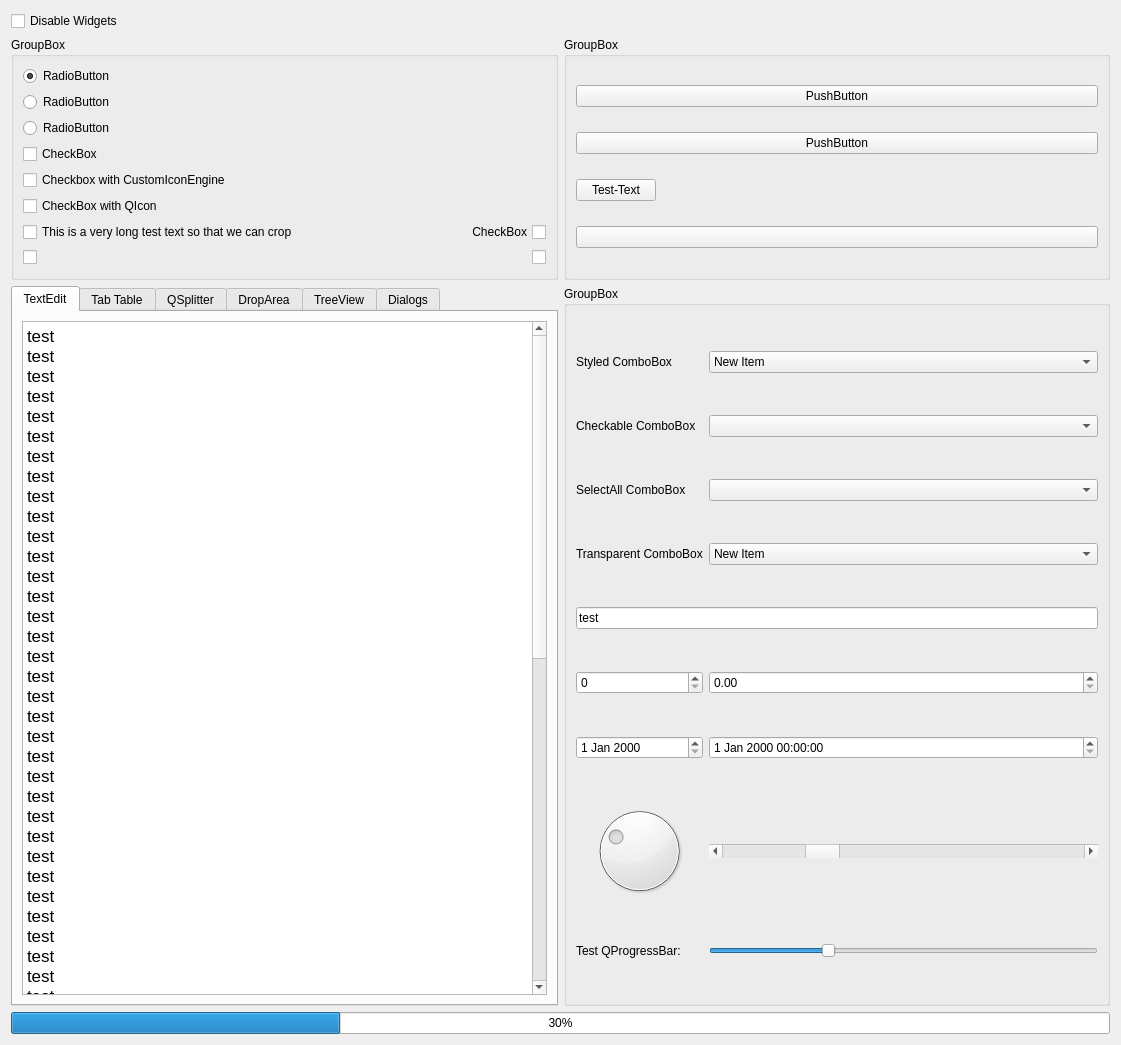
<?xml version="1.0" encoding="UTF-8"?>
<ui version="4.0">
 <class>test_widget</class>
 <widget class="QWidget" name="test_widget">
  <property name="geometry">
   <rect>
    <x>0</x>
    <y>0</y>
    <width>1121</width>
    <height>1045</height>
   </rect>
  </property>
  <property name="windowTitle">
   <string>Form</string>
  </property>
  <layout class="QGridLayout" name="gridLayout_2">
   <item row="4" column="1">
    <widget class="QGroupBox" name="groupBox_3">
     <property name="title">
      <string>GroupBox</string>
     </property>
     <property name="checkable">
      <bool>false</bool>
     </property>
     <layout class="QGridLayout" name="gridLayout">
      <item row="6" column="0" colspan="2">
       <widget class="QLineEdit" name="lineEdit">
        <property name="text">
         <string>test</string>
        </property>
        <property name="echoMode">
         <enum>QLineEdit::EchoMode::Normal</enum>
        </property>
       </widget>
      </item>
      <item row="1" column="1">
       <widget class="TestComboBox" name="checkable_combobox"/>
      </item>
      <item row="0" column="1">
       <widget class="StyledComboBox" name="styled_combobox">
        <item>
         <property name="text">
          <string>New Item</string>
         </property>
        </item>
        <item>
         <property name="text">
          <string>New Item 2</string>
         </property>
        </item>
        <item>
         <property name="text">
          <string>New Item 3</string>
         </property>
        </item>
       </widget>
      </item>
      <item row="1" column="0">
       <widget class="QLabel" name="label_4">
        <property name="text">
         <string>Checkable ComboBox</string>
        </property>
       </widget>
      </item>
      <item row="18" column="1">
       <widget class="QSlider" name="horizontalSlider">
        <property name="maximum">
         <number>100</number>
        </property>
        <property name="value">
         <number>30</number>
        </property>
        <property name="orientation">
         <enum>Qt::Orientation::Horizontal</enum>
        </property>
       </widget>
      </item>
      <item row="2" column="0">
       <widget class="QLabel" name="label_5">
        <property name="text">
         <string>SelectAll ComboBox</string>
        </property>
       </widget>
      </item>
      <item row="0" column="0">
       <widget class="QLabel" name="label">
        <property name="text">
         <string>Styled ComboBox</string>
        </property>
       </widget>
      </item>
      <item row="3" column="1">
       <widget class="StyledComboBox" name="transparent_combobox">
        <item>
         <property name="text">
          <string>New Item</string>
         </property>
        </item>
        <item>
         <property name="text">
          <string>New Item 2</string>
         </property>
        </item>
        <item>
         <property name="text">
          <string>New Item 3</string>
         </property>
        </item>
       </widget>
      </item>
      <item row="18" column="0">
       <widget class="QLabel" name="label_3">
        <property name="text">
         <string>Test QProgressBar:</string>
        </property>
       </widget>
      </item>
      <item row="17" column="0">
       <widget class="QDial" name="dial">
        <property name="value">
         <number>30</number>
        </property>
       </widget>
      </item>
      <item row="17" column="1">
       <widget class="QScrollBar" name="horizontalScrollBar">
        <property name="value">
         <number>25</number>
        </property>
        <property name="orientation">
         <enum>Qt::Orientation::Horizontal</enum>
        </property>
       </widget>
      </item>
      <item row="9" column="0">
       <widget class="QSpinBox" name="spinBox"/>
      </item>
      <item row="3" column="0">
       <widget class="QLabel" name="label_2">
        <property name="text">
         <string>Transparent ComboBox</string>
        </property>
       </widget>
      </item>
      <item row="2" column="1">
       <widget class="SelectAllTestComboBox" name="comboBox"/>
      </item>
      <item row="14" column="0">
       <widget class="QDateEdit" name="dateEdit"/>
      </item>
      <item row="9" column="1">
       <widget class="QDoubleSpinBox" name="doubleSpinBox"/>
      </item>
      <item row="14" column="1">
       <widget class="QDateTimeEdit" name="dateTimeEdit"/>
      </item>
     </layout>
    </widget>
   </item>
   <item row="1" column="0">
    <layout class="QHBoxLayout" name="horizontalLayout">
     <item>
      <widget class="QCheckBox" name="disable_widgets">
       <property name="font">
        <font>
         <family>Segoe UI</family>
        </font>
       </property>
       <property name="text">
        <string>Disable Widgets</string>
       </property>
       <property name="checked">
        <bool>false</bool>
       </property>
      </widget>
     </item>
     <item>
      <spacer name="horizontalSpacer">
       <property name="orientation">
        <enum>Qt::Orientation::Horizontal</enum>
       </property>
       <property name="sizeHint" stdset="0">
        <size>
         <width>40</width>
         <height>20</height>
        </size>
       </property>
      </spacer>
     </item>
    </layout>
   </item>
   <item row="6" column="0" colspan="2">
    <widget class="QProgressBar" name="progressBar">
     <property name="value">
      <number>30</number>
     </property>
    </widget>
   </item>
   <item row="4" column="0">
    <widget class="QTabWidget" name="tabWidget">
     <property name="acceptDrops">
      <bool>true</bool>
     </property>
     <property name="autoFillBackground">
      <bool>false</bool>
     </property>
     <property name="currentIndex">
      <number>0</number>
     </property>
     <widget class="QWidget" name="tab">
      <attribute name="title">
       <string>TextEdit</string>
      </attribute>
      <layout class="QVBoxLayout" name="verticalLayout">
       <item>
        <widget class="QTextEdit" name="textEdit">
         <property name="html">
          <string>&lt;!DOCTYPE HTML PUBLIC &quot;-//W3C//DTD HTML 4.0//EN&quot; &quot;http://www.w3.org/TR/REC-html40/strict.dtd&quot;&gt;
&lt;html&gt;&lt;head&gt;&lt;meta name=&quot;qrichtext&quot; content=&quot;1&quot; /&gt;&lt;meta charset=&quot;utf-8&quot; /&gt;&lt;style type=&quot;text/css&quot;&gt;
p, li { white-space: pre-wrap; }
hr { height: 1px; border-width: 0; }
li.unchecked::marker { content: &quot;\2610&quot;; }
li.checked::marker { content: &quot;\2612&quot;; }
&lt;/style&gt;&lt;/head&gt;&lt;body style=&quot; font-family:'Segoe UI'; font-size:9pt; font-weight:400; font-style:normal;&quot;&gt;
&lt;p style=&quot; margin-top:0px; margin-bottom:0px; margin-left:0px; margin-right:0px; -qt-block-indent:0; text-indent:0px;&quot;&gt;&lt;span style=&quot; font-family:'.SF NS Text'; font-size:13pt;&quot;&gt;test&lt;br /&gt;test&lt;br /&gt;test&lt;br /&gt;test&lt;br /&gt;test&lt;br /&gt;test&lt;br /&gt;test&lt;br /&gt;test&lt;br /&gt;test&lt;br /&gt;test&lt;br /&gt;test&lt;br /&gt;test&lt;br /&gt;test&lt;br /&gt;test&lt;br /&gt;test&lt;br /&gt;test&lt;br /&gt;test&lt;br /&gt;test&lt;br /&gt;test&lt;br /&gt;test&lt;br /&gt;test&lt;br /&gt;test&lt;br /&gt;test&lt;br /&gt;test&lt;br /&gt;test&lt;br /&gt;test&lt;br /&gt;test&lt;br /&gt;test&lt;br /&gt;test&lt;br /&gt;test&lt;br /&gt;test&lt;br /&gt;test&lt;br /&gt;test&lt;br /&gt;test&lt;br /&gt;test&lt;br /&gt;test&lt;br /&gt;test&lt;br /&gt;test&lt;br /&gt;test&lt;br /&gt;test&lt;br /&gt;test&lt;br /&gt;test&lt;br /&gt;test&lt;br /&gt;test&lt;br /&gt;test&lt;br /&gt;test&lt;br /&gt;test&lt;br /&gt;test&lt;br /&gt;test&lt;br /&gt;test&lt;br /&gt;test&lt;br /&gt;test&lt;br /&gt;test&lt;br /&gt;test&lt;br /&gt;test&lt;br /&gt;test&lt;br /&gt;test&lt;br /&gt;test&lt;br /&gt;test&lt;br /&gt;test&lt;br /&gt;test&lt;br /&gt;test&lt;br /&gt;test&lt;br /&gt;test&lt;br /&gt;test&lt;br /&gt;test&lt;br /&gt;&lt;/span&gt;&lt;/p&gt;&lt;/body&gt;&lt;/html&gt;</string>
         </property>
        </widget>
       </item>
      </layout>
     </widget>
     <widget class="QWidget" name="tab_2">
      <attribute name="title">
       <string>Tab Table</string>
      </attribute>
      <layout class="QVBoxLayout" name="verticalLayout_2">
       <item>
        <widget class="QTableWidget" name="tableWidget">
         <row>
          <property name="text">
           <string>1</string>
          </property>
         </row>
         <row>
          <property name="text">
           <string>2</string>
          </property>
         </row>
         <row>
          <property name="text">
           <string>3</string>
          </property>
         </row>
         <row>
          <property name="text">
           <string>4</string>
          </property>
         </row>
         <row>
          <property name="text">
           <string>5</string>
          </property>
         </row>
         <row>
          <property name="text">
           <string>6</string>
          </property>
         </row>
         <row>
          <property name="text">
           <string>7</string>
          </property>
         </row>
         <row>
          <property name="text">
           <string>8</string>
          </property>
         </row>
         <row>
          <property name="text">
           <string>9</string>
          </property>
         </row>
         <row>
          <property name="text">
           <string>10</string>
          </property>
         </row>
         <column>
          <property name="text">
           <string>1</string>
          </property>
         </column>
         <column>
          <property name="text">
           <string>2</string>
          </property>
         </column>
         <column>
          <property name="text">
           <string>3</string>
          </property>
         </column>
         <column>
          <property name="text">
           <string>4</string>
          </property>
         </column>
         <column>
          <property name="text">
           <string>5</string>
          </property>
         </column>
         <column>
          <property name="text">
           <string>6</string>
          </property>
         </column>
         <column>
          <property name="text">
           <string>7</string>
          </property>
         </column>
         <column>
          <property name="text">
           <string>8</string>
          </property>
         </column>
         <column>
          <property name="text">
           <string>9</string>
          </property>
         </column>
         <column>
          <property name="text">
           <string>10</string>
          </property>
         </column>
         <item row="0" column="0">
          <property name="text">
           <string>Milben Power</string>
          </property>
         </item>
         <item row="0" column="1">
          <property name="text">
           <string>Milben Power</string>
          </property>
         </item>
         <item row="1" column="0">
          <property name="text">
           <string>Miben Power</string>
          </property>
         </item>
        </widget>
       </item>
      </layout>
     </widget>
     <widget class="QWidget" name="tab_3">
      <property name="cursor">
       <cursorShape>ArrowCursor</cursorShape>
      </property>
      <attribute name="title">
       <string>QSplitter</string>
      </attribute>
      <layout class="QHBoxLayout" name="horizontalLayout_2">
       <item>
        <widget class="QSplitter" name="splitter">
         <property name="orientation">
          <enum>Qt::Orientation::Horizontal</enum>
         </property>
         <widget class="QLabel" name="splitter_label">
          <property name="text">
           <string>TextLabel</string>
          </property>
         </widget>
         <widget class="QPushButton" name="splitter_button">
          <property name="text">
           <string>PushButton</string>
          </property>
         </widget>
        </widget>
       </item>
      </layout>
     </widget>
     <widget class="QWidget" name="tab_4">
      <attribute name="title">
       <string>DropArea</string>
      </attribute>
      <layout class="QVBoxLayout" name="verticalLayout_6">
       <item>
        <widget class="QTreeWidget" name="drop_widget">
         <property name="acceptDrops">
          <bool>true</bool>
         </property>
         <property name="dragEnabled">
          <bool>true</bool>
         </property>
         <property name="dragDropMode">
          <enum>QAbstractItemView::DragDropMode::DragDrop</enum>
         </property>
         <column>
          <property name="text">
           <string>Test Files</string>
          </property>
         </column>
        </widget>
       </item>
       <item>
        <widget class="QPushButton" name="clear_drop_button">
         <property name="text">
          <string>Clear</string>
         </property>
        </widget>
       </item>
      </layout>
     </widget>
     <widget class="QWidget" name="tab_6">
      <attribute name="title">
       <string>TreeView</string>
      </attribute>
      <layout class="QHBoxLayout" name="horizontalLayout_7">
       <item>
        <layout class="QVBoxLayout" name="verticalLayout_7">
         <item>
          <widget class="QTreeWidget" name="treeWidget">
           <column>
            <property name="text">
             <string>1</string>
            </property>
           </column>
           <item>
            <property name="text">
             <string>Item 1</string>
            </property>
            <item>
             <property name="text">
              <string>Subitem</string>
             </property>
             <item>
              <property name="text">
               <string>SubSub</string>
              </property>
             </item>
            </item>
           </item>
           <item>
            <property name="text">
             <string>Item 2</string>
            </property>
           </item>
          </widget>
         </item>
        </layout>
       </item>
      </layout>
     </widget>
     <widget class="QWidget" name="tab_5">
      <attribute name="title">
       <string>Dialogs</string>
      </attribute>
      <layout class="QVBoxLayout" name="verticalLayout_9">
       <item>
        <layout class="QVBoxLayout" name="verticalLayout_8">
         <item>
          <widget class="QPushButton" name="dialog_btn">
           <property name="text">
            <string>QDialog</string>
           </property>
          </widget>
         </item>
         <item>
          <widget class="QPushButton" name="input_dialog_btn">
           <property name="text">
            <string>QInputDialog (Int)</string>
           </property>
          </widget>
         </item>
         <item>
          <spacer name="verticalSpacer">
           <property name="orientation">
            <enum>Qt::Orientation::Vertical</enum>
           </property>
           <property name="sizeHint" stdset="0">
            <size>
             <width>20</width>
             <height>40</height>
            </size>
           </property>
          </spacer>
         </item>
        </layout>
       </item>
      </layout>
     </widget>
    </widget>
   </item>
   <item row="2" column="0">
    <widget class="QGroupBox" name="groupBox">
     <property name="title">
      <string>GroupBox</string>
     </property>
     <layout class="QVBoxLayout" name="verticalLayout_4">
      <item>
       <layout class="QVBoxLayout" name="verticalLayout_5">
        <item>
         <widget class="QRadioButton" name="radioButton">
          <property name="toolTipDuration">
           <number>-10</number>
          </property>
          <property name="text">
           <string>RadioButton</string>
          </property>
          <property name="checked">
           <bool>true</bool>
          </property>
         </widget>
        </item>
        <item>
         <widget class="QRadioButton" name="radioButton_2">
          <property name="text">
           <string>RadioButton</string>
          </property>
         </widget>
        </item>
        <item>
         <widget class="QRadioButton" name="radioButton_3">
          <property name="text">
           <string>RadioButton</string>
          </property>
         </widget>
        </item>
        <item>
         <widget class="QCheckBox" name="checkBox_5">
          <property name="text">
           <string>CheckBox</string>
          </property>
          <property name="tristate">
           <bool>true</bool>
          </property>
         </widget>
        </item>
        <item>
         <widget class="QCheckBox" name="custom_icon_engine_checkbox">
          <property name="text">
           <string>Checkbox with CustomIconEngine</string>
          </property>
         </widget>
        </item>
        <item>
         <widget class="QCheckBox" name="icon_checkbox">
          <property name="text">
           <string>CheckBox with QIcon</string>
          </property>
         </widget>
        </item>
        <item>
         <layout class="QHBoxLayout" name="horizontalLayout_5">
          <item>
           <widget class="Toggle" name="checkBox_3">
            <property name="text">
             <string>This is a very long test text so that we can crop</string>
            </property>
           </widget>
          </item>
          <item>
           <spacer name="horizontalSpacer_3">
            <property name="orientation">
             <enum>Qt::Orientation::Horizontal</enum>
            </property>
            <property name="sizeHint" stdset="0">
             <size>
              <width>40</width>
              <height>20</height>
             </size>
            </property>
           </spacer>
          </item>
          <item>
           <widget class="Toggle" name="checkBox_4">
            <property name="layoutDirection">
             <enum>Qt::LayoutDirection::RightToLeft</enum>
            </property>
            <property name="text">
             <string>CheckBox</string>
            </property>
           </widget>
          </item>
         </layout>
        </item>
        <item>
         <layout class="QHBoxLayout" name="horizontalLayout_4">
          <item>
           <widget class="Toggle" name="checkBox">
            <property name="text">
             <string/>
            </property>
            <property name="checkable">
             <bool>true</bool>
            </property>
            <property name="checked">
             <bool>false</bool>
            </property>
            <property name="autoExclusive">
             <bool>false</bool>
            </property>
           </widget>
          </item>
          <item>
           <spacer name="horizontalSpacer_4">
            <property name="orientation">
             <enum>Qt::Orientation::Horizontal</enum>
            </property>
            <property name="sizeHint" stdset="0">
             <size>
              <width>40</width>
              <height>20</height>
             </size>
            </property>
           </spacer>
          </item>
          <item>
           <widget class="Toggle" name="checkBox_2">
            <property name="layoutDirection">
             <enum>Qt::LayoutDirection::RightToLeft</enum>
            </property>
            <property name="text">
             <string/>
            </property>
           </widget>
          </item>
         </layout>
        </item>
       </layout>
      </item>
     </layout>
    </widget>
   </item>
   <item row="2" column="1">
    <widget class="QGroupBox" name="groupBox_2">
     <property name="title">
      <string>GroupBox</string>
     </property>
     <layout class="QVBoxLayout" name="verticalLayout_3">
      <item>
       <widget class="QPushButton" name="pushButton">
        <property name="text">
         <string>PushButton</string>
        </property>
       </widget>
      </item>
      <item>
       <widget class="QPushButton" name="pushButton_2">
        <property name="text">
         <string>PushButton</string>
        </property>
        <property name="checkable">
         <bool>true</bool>
        </property>
       </widget>
      </item>
      <item>
       <layout class="QHBoxLayout" name="horizontalLayout_3">
        <item>
         <widget class="IconButton" name="pushButton_3">
          <property name="text">
           <string>Test-Text</string>
          </property>
          <property name="flat">
           <bool>false</bool>
          </property>
         </widget>
        </item>
        <item>
         <spacer name="horizontalSpacer_2">
          <property name="orientation">
           <enum>Qt::Orientation::Horizontal</enum>
          </property>
          <property name="sizeHint" stdset="0">
           <size>
            <width>40</width>
            <height>20</height>
           </size>
          </property>
         </spacer>
        </item>
       </layout>
      </item>
      <item>
       <widget class="IconButton" name="pushButton_4">
        <property name="text">
         <string/>
        </property>
        <property name="default">
         <bool>false</bool>
        </property>
       </widget>
      </item>
     </layout>
    </widget>
   </item>
  </layout>
 </widget>
 <customwidgets>
  <customwidget>
   <class>IconButton</class>
   <extends>QPushButton</extends>
   <header>qute_style.widgets.icon_button</header>
  </customwidget>
  <customwidget>
   <class>Toggle</class>
   <extends>QCheckBox</extends>
   <header>qute_style.widgets.toggle</header>
  </customwidget>
  <customwidget>
   <class>StyledComboBox</class>
   <extends>QComboBox</extends>
   <header>qute_style.widgets.styled_combobox</header>
  </customwidget>
  <customwidget>
   <class>TestComboBox</class>
   <extends>QComboBox</extends>
   <header>qute_style_examples.sample_classes</header>
  </customwidget>
  <customwidget>
   <class>SelectAllTestComboBox</class>
   <extends>QComboBox</extends>
   <header>qute_style_examples.sample_classes</header>
  </customwidget>
 </customwidgets>
 <resources/>
 <connections/>
</ui>
